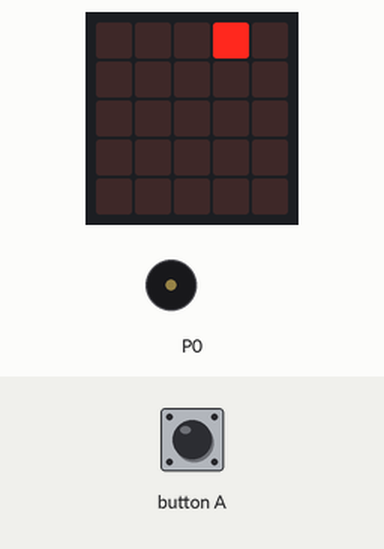
Recording of a program running on a simulated BBC micro:bit (MakeCode). Shown: the board's 5×5 LED display, buzzer (waves = sounding). The test bench sets the inputs (shaded band). The short countdown, score and lost-life animations are approximate.

Above: at 1.2 s.
1.3 s: button A pressed for 0.15 s
At 1.74 s:
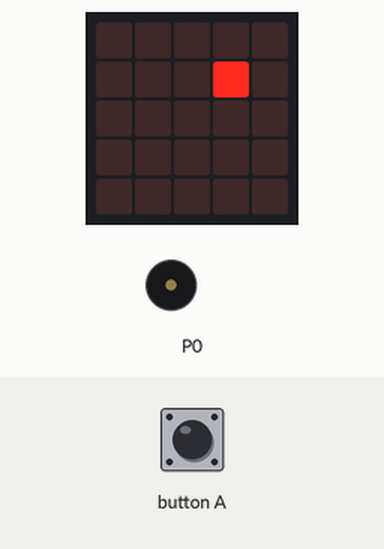
2.0 s: button A pressed for 0.15 s
At 2.14 s:
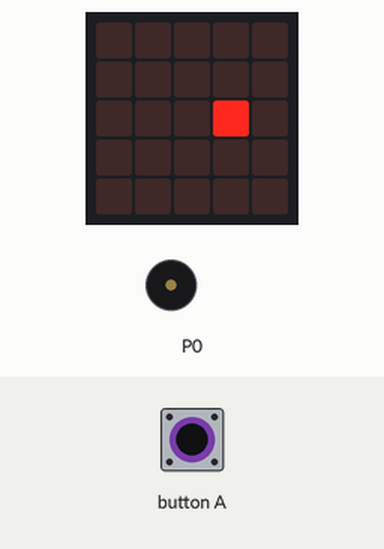
2.7 s: button A pressed for 0.15 s
8.5 s: button A pressed for 0.15 s
At 8.94 s:
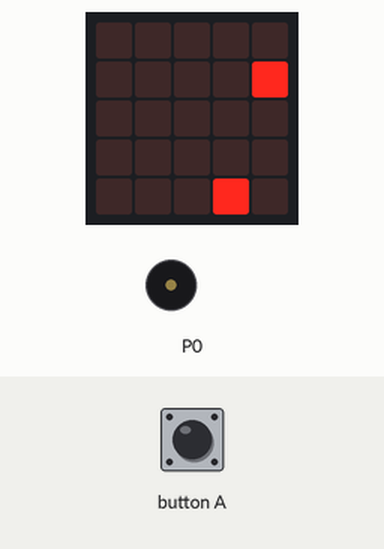
Timing chart, 0 to 10.2 s (numbered marks = the images above; inputs shaded):
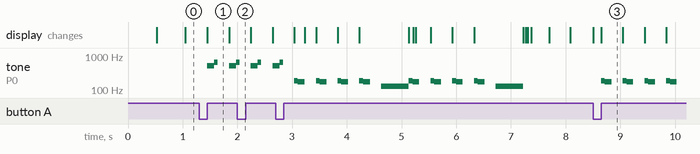

The program:

main.ts
```typescript
input.onButtonPressed(Button.A, function () {
    Cliqué = 1
    if (X == -1) {
        X = Sprite.get(LedSpriteProperty.X)
    }
    Tomber(Sprite)
    if (game.score() < 5) {
        Sprite = game.createSprite(0, 0)
    } else {
        music.playMelody("G F E F E G E - ", 250)
        music.playMelody("G F E F E G E - ", 250)
        basic.showString("VICTOIRE! A+B POUR REJOUER")
    }
    Cliqué = 0
})
function JouerMauvais () {
    music.playTone(185, music.beat(BeatFraction.Eighth))
    music.playTone(175, music.beat(BeatFraction.Quarter))
}
function Tomber (sprite: game.LedSprite) {
    if (X == Sprite.get(LedSpriteProperty.X)) {
        for (let index = 0; index < 5 - Etage; index++) {
            Sprite.change(LedSpriteProperty.Y, 1)
            JouerBon()
            basic.pause(200)
        }
        Etage += 1
        Vitesse += -100
        game.addScore(1)
    } else {
        for (let index = 0; index < 4; index++) {
            Sprite.change(LedSpriteProperty.Y, 1)
            JouerMauvais()
            basic.pause(200)
        }
        music.playTone(131, music.beat(BeatFraction.Whole))
        Sprite.delete()
        game.removeLife(1)
    }
}
function JouerBon () {
    music.playTone(523, music.beat(BeatFraction.Quarter))
    music.playTone(659, music.beat(BeatFraction.Eighth))
}
let X = 0
let Cliqué = 0
let Etage = 0
let Sprite: game.LedSprite = null
Sprite = game.createSprite(0, 0)
let Vitesse = 500
Etage = 1
Cliqué = 0
X = -1
music.setVolume(50)
basic.forever(function () {
    if (Cliqué == 0 && game.score() < 5) {
        Sprite.move(1)
        basic.pause(Vitesse)
        Sprite.ifOnEdgeBounce()
    }
})
```

test.ts
```typescript
// les tests vont ici; ceci n'est pas compilé lorsque cet ensemble est utilisé en tant qu'extension.
```

Measured:
- after the input at 1.3 s, tone on P0: plays 523 Hz for 0.13 s, 659 Hz for 0.06 s, 523 Hz for 0.13 s, 659 Hz for 0.02 s, starting after 0.15 s; the display: changes after 0.15 s (image 1)
- after the input at 8.5 s, tone on P0: silent → 185 Hz after 0.15 s, then repeats every 0.40 s: 175 Hz 0.13 s, silent 0.21 s, 185 Hz 0.07 s; the display: first differs from a run without the input after 0.15 s (image 3)
